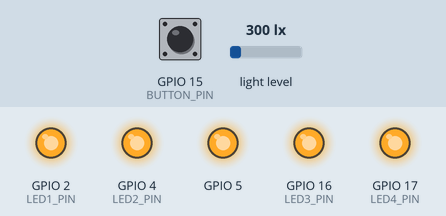
This program was run on a simulated ESP32. On the bench: output pins drawn as LEDs (lit = HIGH). Inputs (shaded band) come from the test bench; at power-on: GPIO 15 (BUTTON_PIN) HIGH, light level 300 lx.

Above: at 1.8 s.
1.9 s: GPIO 15 (BUTTON_PIN) pulled LOW for 1.2 s
At 3.7 s:
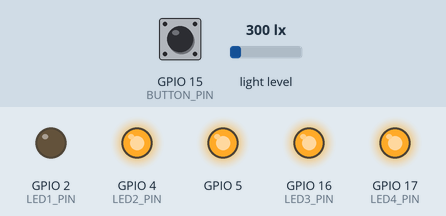
4.6 s: light level set to 466 lx
6.2 s: light level set to 526 lx
At 8.1 s:
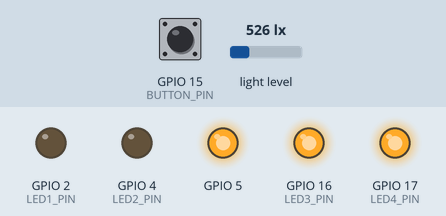
8.5 s: GPIO 15 (BUTTON_PIN) pulled LOW for 1.2 s
At 10.7 s:
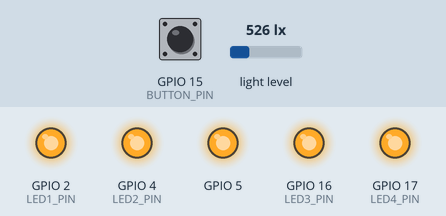
11.2 s: GPIO 15 (BUTTON_PIN) pulled LOW for 3.2 s
At 14.5 s:
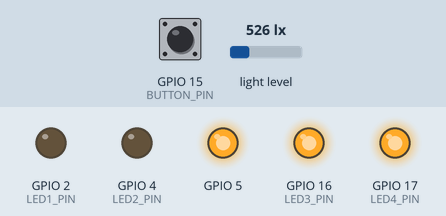
15.9 s: light level set to 728 lx
17.4 s: light level set to 772 lx
At 18.4 s:
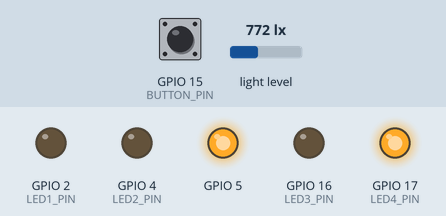
Timing chart, 0 to 20.4 s (numbered marks = the images above; inputs shaded):
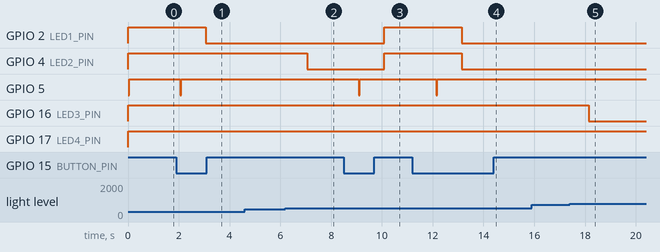

Measured:
- the behaviour switches between 500 and 501 lx on light level (found by bisection; images 1 and 2)
- the behaviour switches between 750 and 751 lx on light level (found by bisection; images 4 and 5)
- after the input at 1.9 s, GPIO 2 (LED1_PIN): HIGH → LOW after 1.2 s; GPIO 5: HIGH → LOW after 0.15 s, → HIGH 0.04 s later
- after the input at 4.6 s, every drawn part: stays the same
- after the input at 6.2 s, GPIO 4 (LED2_PIN): HIGH → LOW after 0.86 s
- after the input at 8.5 s, GPIO 2 (LED1_PIN), GPIO 4 (LED2_PIN): LOW → HIGH after 1.6 s; GPIO 5: HIGH → LOW after 0.60 s, → HIGH 0.04 s later
- after the input at 11.2 s, GPIO 2 (LED1_PIN), GPIO 4 (LED2_PIN): HIGH → LOW after 1.9 s; GPIO 5: HIGH → LOW after 0.94 s, → HIGH 0.04 s later
- after the input at 15.9 s, every drawn part: stays the same
- after the input at 17.4 s, GPIO 16 (LED3_PIN): HIGH → LOW after 0.74 s

The program:

main.cpp
```cpp
#include <Arduino.h>
#include <Wire.h>
#include <BH1750.h>
#include <SPI.h>
#include <w25q64.hpp>
#include <cstring>
#include <cstdlib>

#define COBA_SATU_ENABLE

void monitorLux(float lux);

#ifdef COBA_SATU_ENABLE
#define LED1_PIN 2
#define LED2_PIN 4
#define LED3_PIN 16
#define LED4_PIN 17
#define BUTTON_PIN 15

// Setup untuk sensor cahaya
BH1750 lightMeter(0x23);

// Setup untuk GPIO Intterrupt
bool changeAutoBrightness = false;
bool stateAutoBrightness = false;
portMUX_TYPE gpioIntMux = portMUX_INITIALIZER_UNLOCKED;

// setup untuk w25q64
unsigned char writeBuffer[256];
unsigned char readBuffer[256];
byte chipId[4] = "";

w25q64 spiChip;

// Deklarasi fungsi
const char* charPtrToString(unsigned char* data);

const char* boolToString(bool value);

bool stringToBool(const char* str);

void IRAM_ATTR gpioISR();

void setup()
{
    // Setup
    Serial.begin(9600);
    Wire.begin();
    spiChip.begin();


    // Inisialisasi pin LED sebagai OUTPUT
    pinMode(LED1_PIN, OUTPUT);
    pinMode(LED2_PIN, OUTPUT);
    pinMode(LED3_PIN, OUTPUT);
    pinMode(LED4_PIN, OUTPUT);

    // untuk i2c
    lightMeter.begin();

    // interrupts
    pinMode(BUTTON_PIN, INPUT_PULLUP);
    attachInterrupt(BUTTON_PIN, &gpioISR, FALLING);

    // untuk w25q64
    spiChip.getId(chipId);

    // Baca hasil penulisan data di W25Q64
    ESP_LOGI("SETUP W25Q64", "Start Reading...");
    spiChip.readPages(readBuffer, 0xFFFF, 1);
    ESP_LOGI("SETUP W25Q64", "Data read from chip: %s", readBuffer);
    stateAutoBrightness = stringToBool(charPtrToString(readBuffer));

}

void loop()
{
    if (changeAutoBrightness)
    {
        portENTER_CRITICAL(&gpioIntMux);
        changeAutoBrightness = false;
        portEXIT_CRITICAL(&gpioIntMux);

        // Ganti statenya
        stateAutoBrightness = !stateAutoBrightness;
        ESP_LOGI("Auto Brightness", "status: %s", boolToString(stateAutoBrightness));

        // Simpan perubahan ke SPI
        memcpy(writeBuffer, boolToString(stateAutoBrightness), 6);
        spiChip.erasePageSector(0xFFFF);
        spiChip.pageWrite(writeBuffer, 0xFFFF);
        ESP_LOGI("W25Q64", "Done writing");
        delay(1000);
    }


    float lux = lightMeter.readLightLevel();
    monitorLux(lux);


    if (stateAutoBrightness)
    {
        if (lux <= 250)
        {
            digitalWrite(LED1_PIN, HIGH);
            digitalWrite(LED2_PIN, HIGH);
            digitalWrite(LED3_PIN, HIGH);
            digitalWrite(LED4_PIN, HIGH);
        }
        else if (lux > 250 && lux <= 500)
        {
            digitalWrite(LED1_PIN, LOW);
            digitalWrite(LED2_PIN, HIGH);
            digitalWrite(LED3_PIN, HIGH);
            digitalWrite(LED4_PIN, HIGH);
        }
        else if (lux > 500 && lux <= 750)
        {
            digitalWrite(LED1_PIN, LOW);
            digitalWrite(LED2_PIN, LOW);
            digitalWrite(LED3_PIN, HIGH);
            digitalWrite(LED4_PIN, HIGH);
        }
        else if (lux > 750 && lux <= 1000)
        {
            digitalWrite(LED1_PIN, LOW);
            digitalWrite(LED2_PIN, LOW);
            digitalWrite(LED3_PIN, LOW);
            digitalWrite(LED4_PIN, HIGH);

        }
        else
        {
            digitalWrite(LED1_PIN, LOW);
            digitalWrite(LED2_PIN, LOW);
            digitalWrite(LED3_PIN, LOW);
            digitalWrite(LED4_PIN, LOW);
        }
    }
    else
    {
        digitalWrite(LED1_PIN, HIGH);
        digitalWrite(LED2_PIN, HIGH);
        digitalWrite(LED3_PIN, HIGH);
        digitalWrite(LED4_PIN, HIGH);
    }


    delay(1000); // Tunda pembacaan sensor untuk 1 detik
}

// void monitorLux(float lux) {
//     ESP_LOGI("NOTE", "lux: %f", lux);
// }

void IRAM_ATTR gpioISR() {
    portENTER_CRITICAL(&gpioIntMux);
    changeAutoBrightness = true;
    portEXIT_CRITICAL(&gpioIntMux);
}

const char* boolToString(bool value) {
    return value ? "true" : "false";
}

bool stringToBool(const char* str) {
    // Membandingkan string dengan "true"
    if (std::strcmp(str, "true") == 0) {
        return true;
    }
    // Membandingkan string dengan "false"
    else if (std::strcmp(str, "false") == 0) {
        return false;
    }
    // Jika string tidak cocok dengan "true" atau "false", Anda dapat menangani kesalahan atau mengembalikan nilai default
    else {
        // Di sini, saya mengembalikan nilai default, yaitu false
        return false;
    }
}

const char* charPtrToString(unsigned char* data) {
    return reinterpret_cast<const char*>(data);
}
#else
#include <Arduino.h>
#include <BH1750.h>
#include <Wire.h>

#define PWM_CHANNEL 0
#define PWM_FREQ 5000
#define PWM_RESOLUTION 8

BH1750 lightMeter;

#define led 4

int intensitas = 0;

void setup() {
    Serial.begin(9600);
    // Coba
    ledcSetup(PWM_CHANNEL, PWM_FREQ, PWM_RESOLUTION);
    // attach ke led
    ledcAttachPin(led, PWM_CHANNEL);
    Wire.begin();
    lightMeter.begin();
    Serial.println(F("BH1750 Test begin"));


}

void loop() {
    float lux = lightMeter.readLightLevel();
    intensitas = 255-(lux/10);

    monitorLux(lux);

     if (lux >2500) {
        ledcWrite(PWM_CHANNEL, 0);
        delay(5);
    } else {
        ledcWrite(PWM_CHANNEL, intensitas);
        delay(5);
    }
    delay(1000);


}
#endif

void monitorLux(float lux) {
    ESP_LOGI("NOTE", "lux: %f", lux);
}
```
